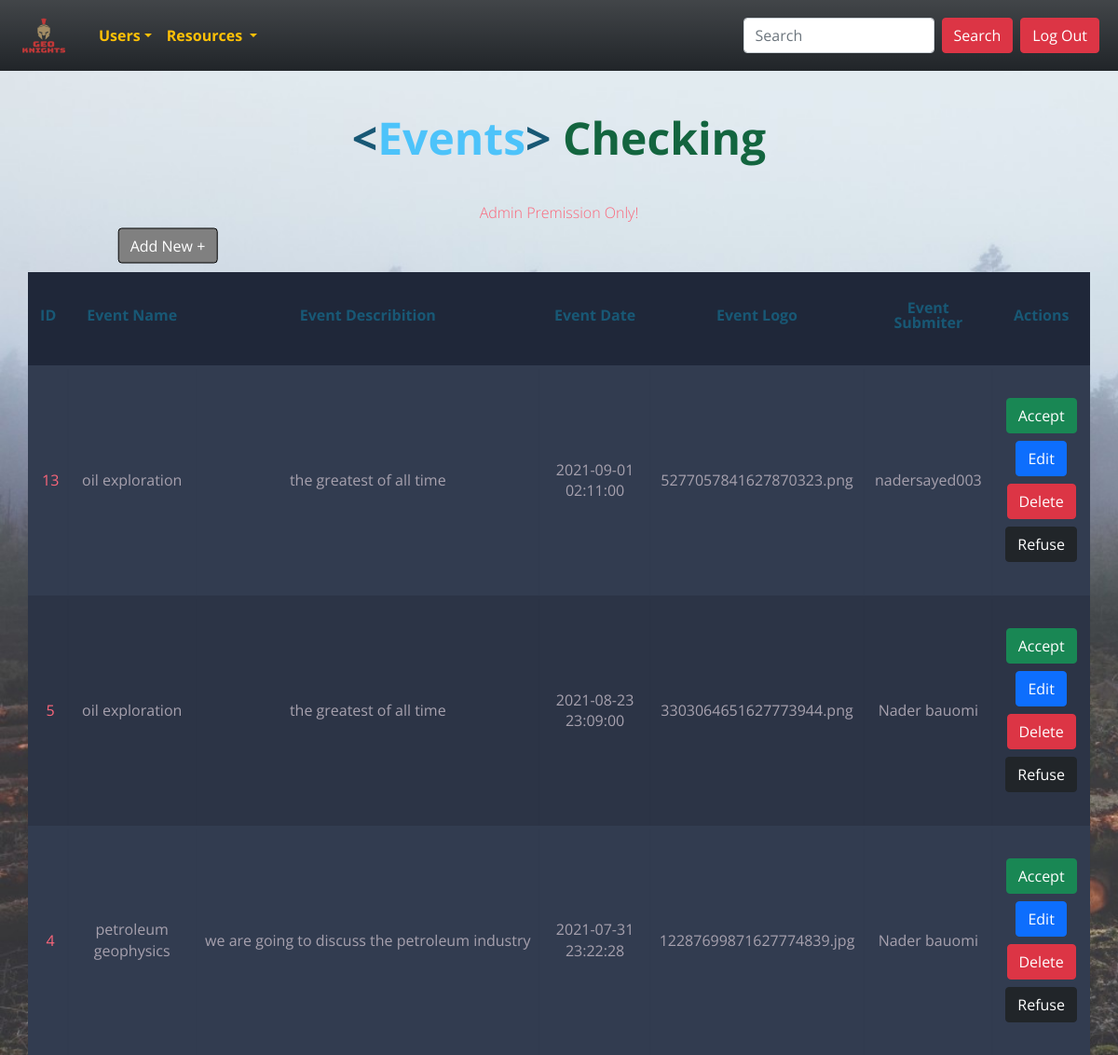
The page /admin/resources/eventsCheck/index.php (signed in) on the database its author committed.
### tables this page shows
CREATE TABLE `events_check` (
  `id` int(11) NOT NULL,
  `event_name` char(100) NOT NULL,
  `event_desc` varchar(500) NOT NULL,
  `e_date` timestamp NOT NULL DEFAULT current_timestamp() ON UPDATE current_timestamp(),
  `event_submiter` int(11) DEFAULT NULL,
  `e_logo` char(100) NOT NULL
);

CREATE TABLE `users` (
  `id` int(11) NOT NULL,
  `name` char(50) NOT NULL,
  `email` char(80) NOT NULL,
  `password` char(50) NOT NULL,
  `phone` char(11) NOT NULL,
  `gender` char(40) NOT NULL,
  `user_type` int(11) DEFAULT NULL
);

### helpers/paths.php (called while the page is built, shortened)
<?php
function css($dis){
    return   "http://" . $_SERVER['SERVER_NAME'] . "/g2p/assests/css/" . $dis;
}
?>

### admin/resources/eventsCheck/index.php (the view, shortened to what this page needs)
<?php
require "../../../helpers/paths.php";
require '../../../helpers/dbConnection.php';
require '../../../layout/navAdmin.php';
$sql = "select events_check.* , users.id as userID , users.name as submiter , users.email as userEmail from events_check join users on events_check.event_submiter = users.id order by events_check.id desc";
$op = mysqli_query($con, $sql);
?>
<!DOCTYPE html>
<html lang="en">
<head>
    <link rel="stylesheet" href="<?php echo css('display.css') ?>">
</head>
<body>
    <h1 class="m-5"><span class="blue">&lt;</span>Events<span class="blue">&gt;</span> <span class="yellow">Checking</pan>
    </h1>
    <h2>Admin Premission Only! <br><br>
    </h2>
    <a href="create.php" title="Avaliable only for Company Users to add Events to checked" class="btn btn-secondary add" style="color: #fff ;
    background-color: gray;
    border-color: black;">Add New +</a>
    <table class="container">
        <thead>
            <tr>
                <th>
                    <h1>ID</h1>
                </th>
                <th>
                    <h1>Event Name</h1>
                </th>
                <th>
                    <h1>Event Describition</h1>
                </th>
                <th>
                    <h1> Event Date</h1>
                </th>
                <th>
                    <h1>Event Logo</h1>
                </th>
                <th>
                    <h1>Event Submiter</h1>
                </th>
                <th>
                    <h1>Actions</h1>
                </th>
            </tr>
        </thead>
        <tbody>
            <?php while ($data = mysqli_fetch_assoc($op)) { ?>
                <tr>
                    <td><?php echo $data['id']; ?></td>
                    <td><?php echo $data['event_name']; ?></td>
                    <td style="white-space: nowrap;overflow: hidden;text-overflow: ellipsis; width:8%"><?php echo $data['event_desc']; ?></td>
                    <td style="text-align: center;"><?php echo $data['e_date']; ?></td>
                    <td><?php echo $data['e_logo']; ?></td>
                    <td><?php echo $data['submiter']; ?></td>
                    <td>
                        <a href="accept.php?id=<?php echo $data['id']; ?>" class="btn btn-success m-1 ">Accept</a>
                        <a href="edit.php?id=<?php echo $data['id']; ?>" class="btn btn-primary m-1 ">Edit</a>
                        <a href="delete.php?id=<?php echo $data['id'] ?>" class="btn btn-danger m-1 " style="pointer-events: none;">Delete</a>
                        <a href="mailto:<?php echo $data['userEmail'] ?>?subject=Knights Refused Event!&body=Event Refused!" class="btn btn-dark m-1 ">Refuse</a>
                    </td>
                </tr>
            <?php } ?>
        </tbody>
    </table>
</body>
</html>

### assests/css/display.css (style rules this page uses)
body { font-family: 'Open Sans', sans-serif; font-weight: 300; line-height: 1.42em; color: #A7A1AE; background: url(../images/bg.jpg); background-size: cover; background-repeat: no-repeat; perspective: 300px; }
h1 { font-size: 3em; font-weight: 300; line-height: 1em; color: #4DC3FA; font-weight: bold; text-align: center; }
h2 { font-size: 1em; font-weight: 300; text-align: center; display: block; line-height: 1em; padding-bottom: 2em; color: #FB667A; }
.blue { color: #185875; }
.yellow { color: #13653f; }
.container th h1 { font-weight: bold; font-size: 1em; text-align: center; color: #185875; }
.container td { font-weight: normal; font-size: 1em; -webkit-box-shadow: 0 2px 2px -2px #0E1119; -moz-box-shadow: 0 2px 2px -2px #0E1119; box-shadow: 0 2px 2px -2px #0E1119; }
.container { text-align: center; width: 100%; margin: 0 auto; display: table; padding: 0 0 8em 0; width: 100%; }
.container td, .container th { padding: 30px 10px; }
.container tr:nth-child(odd) { background-color: #323C50; }
.container tr:nth-child(even) { background-color: #2C3446; }
.container th { background-color: #1F2739; }
.container td:first-child { color: #FB667A; padding-left: 15px; }
.container td:last-child { display: flex; flex-direction: column; align-items: center; justify-content: space-evenly; padding: 30% 10px; }

### admin/resources/eventsCheck/index.php (style rules this page uses)
.add { text-align: center; position: absolute; left: 15%; transform: translateX(-50%) translateY(-125%); }

### rows shown on the page
events_check: id "13", event_name "oil exploration", event_desc "the greatest of all time", e_date "2021-09-01 02:11:00", e_logo "5277057841627870323.png", event_submiter.name "nadersayed003"
events_check: id "5", event_name "oil exploration", event_desc "the greatest of all time", e_date "2021-08-23 23:09:00", e_logo "3303064651627773944.png", event_submiter.name "Nader bauomi"
events_check: id "4", event_name "petroleum geophysics", event_desc "we are going to discuss the petroleum industry", e_date "2021-07-31 23:22:28", e_logo "12287699871627774839.jpg", event_submiter.name "Nader bauomi"
